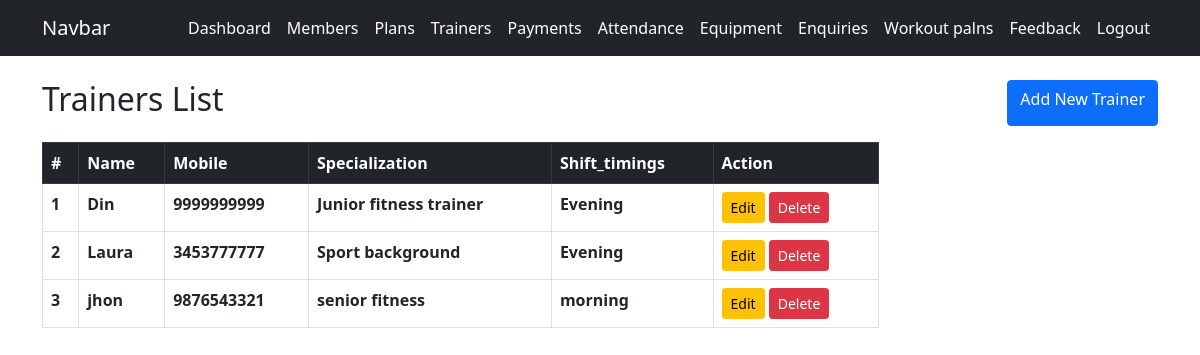
Page /admin_trainers/ (signed in) on the earlier database version.
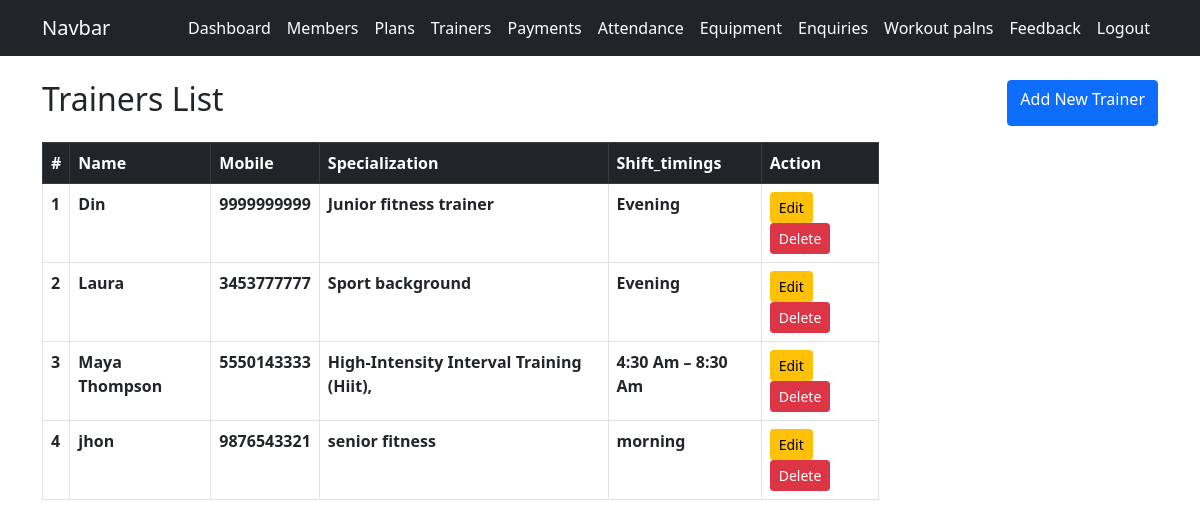
Same page on the later database version.
### gymapp/models.py (models this page shows, shortened)
class Trainer(models.Model):
    name = models.CharField(max_length=100)
    mobile = models.BigIntegerField()
    specialization = models.CharField(max_length=200)
    shift_timings = models.CharField(max_length=200)

### gymapp/views.py (the view)
    def wrapper(request, *args, **kwargs):
        if not request.user.is_authenticated or getattr(request.user, 'role', None) != 'ADMIN':  # check if user is not authenticated OR role is not ADMIN
            messages.error(request, 'you must be an admin to access this page')
            return redirect('admin_login')
        return view_func(request, *args, **kwargs)  # if user is authenticated and role is ADMIN, then allow them to access the page

### gymapp/views.py (called while the page is built)
def admin_required(view_func):
    def wrapper(request, *args, **kwargs):
        if not request.user.is_authenticated or getattr(request.user, 'role', None) != 'ADMIN':  # check if user is not authenticated OR role is not ADMIN
            messages.error(request, 'you must be an admin to access this page')
            return redirect('admin_login')
        return view_func(request, *args, **kwargs)  # if user is authenticated and role is ADMIN, then allow them to access the page
    return wrapper

@admin_required
def admin_trainers_list(request):
    trainers = Trainer.objects.all().order_by('name')
    return render(request, 'admin_trainers_list.html', {'trainers':trainers})

### gymapp/templates/admin_trainers_list.html (shortened to what this page needs)
{% extends 'base.html' %}
{% block content  %}
<div class="d-flex justify-content-between align-item-center mb-3">
    <h2 class="">Trainers List</h2>
    <a href="{% url 'admin_trainers_add' %}" class="btn btn-primary">Add New Trainer</a>
</div>
<table class="table table-bordered table-stripped w-75">
    <thead class="table-dark">
        <tr>
            <th>#</th>
            <th>Name</th>
            <th>Mobile</th>
            <th>Specialization</th>
            <th>Shift_timings</th>
            <th>Action</th>
        </tr>
    </thead>
    <tbody class="">
        {% for trainer in trainers %}
        <tr>
            <th>{{ forloop.counter }}</th>
            <th>{{ trainer.name }}</th>
            <th>{{ trainer.mobile }}</th>
            <th>{{ trainer.specialization }}</th>
            <th>{{ trainer.shift_timings }}</th>
            <th>
                <a href="{% url 'admin_trainers_edit' trainer.id %}" class="btn btn-warning btn-sm">Edit</a>
                <form method="POST" action="{% url 'admin_trainers_delete' trainer.id %}" style="display:inline;">
                    <button type="submit" class="btn btn-danger btn-sm"
                            onclick="return confirm('Delete this trainer?');">Delete</button>
                </form>
            </th>
        </tr>
        {% endfor %}
    </tbody>
</table>
{% endblock %}

Differences in the rows shown:
added Trainer: name "Maya Thompson", mobile "5550143333", specialization "High-Intensity Interval Training (Hiit),", shift_timings "4:30 Am – 8:30 Am"
